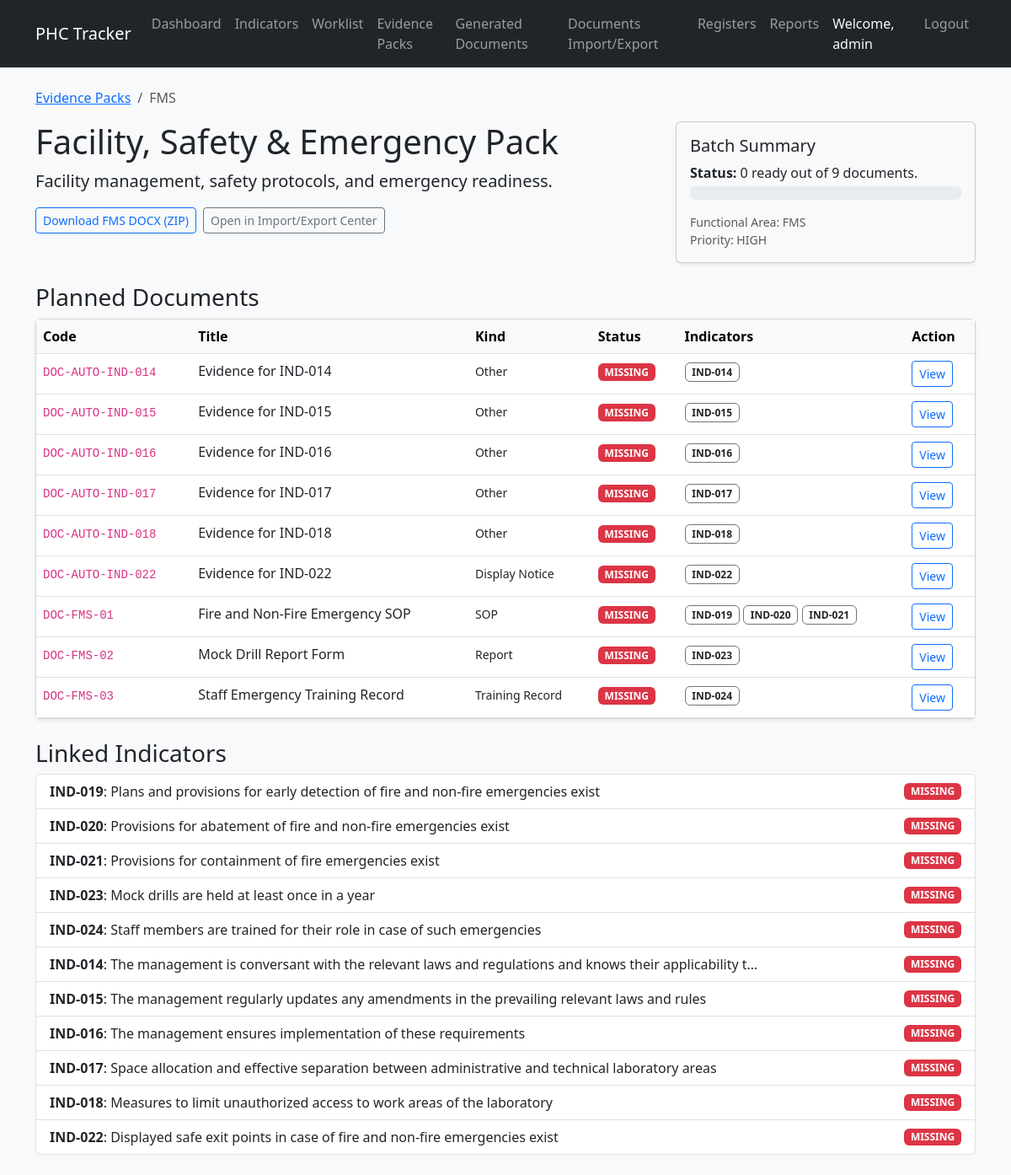
Page /evidence/batches/2/ (signed in) on the committed database.
### evidence/models.py (models this page shows, shortened)
class DocumentBatch(models.Model):
    name = models.CharField(max_length=255)
    code = models.CharField(max_length=50, unique=True)
    description = models.TextField(blank=True, null=True)
    functional_area = models.CharField(max_length=50, blank=True, null=True)
    sequence_order = models.IntegerField(default=0)
    priority = models.CharField(max_length=50, choices=Priority.choices, default=Priority.MEDIUM)
    batch_type = models.CharField(max_length=50, choices=BatchType.choices, default=BatchType.MIXED)
    active = models.BooleanField(default=True)
    created_at = models.DateTimeField(auto_now_add=True)
    updated_at = models.DateTimeField(auto_now=True)
    @property
    def document_stats(self):
        docs = self.planned_documents.all()
        total = docs.count()
        ready = sum(1 for d in docs if d.calculated_status in [FulfillmentStatus.READY, FulfillmentStatus.VERIFIED])
        partial = sum(1 for d in docs if d.calculated_status == FulfillmentStatus.PARTIAL)
        missing = total - ready - partial
        return {
            'total': total,
            'ready': ready,
            'partial': partial,
            'missing': missing,
            'percent': (ready / total * 100) if total > 0 else 0
        }
    class Meta:
        verbose_name_plural = "Document Batches"

class PlannedEvidenceDocument(models.Model):
    title = models.CharField(max_length=255)
    code = models.CharField(max_length=50, unique=True)
    batch = models.ForeignKey(DocumentBatch, on_delete=models.CASCADE, related_name='planned_documents')
    document_kind = models.CharField(max_length=50, choices=DocumentKind.choices, default=DocumentKind.OTHER)
    generation_status = models.CharField(max_length=50, choices=GenerationStatus.choices, default=GenerationStatus.PLANNED)
    evidence_nature = models.CharField(max_length=50, choices=EvidenceNature.choices, default=EvidenceNature.ONE_TIME)
    frequency = models.CharField(max_length=50, choices=RecurrenceFrequency.choices, default=RecurrenceFrequency.NONE)
    description = models.TextField(blank=True, null=True)
    practical_instructions = models.TextField(blank=True, null=True)
    suggested_file_name = models.CharField(max_length=255, blank=True, null=True)
    physical_file_section = models.CharField(max_length=255, blank=True, null=True)
    display_location = models.CharField(max_length=255, blank=True, null=True)
    staff_awareness_needed = models.BooleanField(default=False)
    physical_confirmation_needed = models.BooleanField(default=False)
    display_confirmation_needed = models.BooleanField(default=False)
    upload_needed = models.BooleanField(default=True)
    register_entry_needed = models.BooleanField(default=False)
    linked_register = models.ForeignKey('registers.RegisterDefinition', on_delete=models.SET_NULL, null=True, blank=True)
    is_combined_document = models.BooleanField(default=False)
    can_satisfy_multiple_indicators = models.BooleanField(default=False)
    priority = models.CharField(max_length=50, choices=Priority.choices, default=Priority.MEDIUM)
    sort_order = models.IntegerField(default=0)
    indicators = models.ManyToManyField('indicators.Indicator', blank=True, related_name='planned_documents')
    evidence_requirements = models.ManyToManyField('evidence.EvidenceRequirement', blank=True, related_name='planned_documents')
    created_at = models.DateTimeField(auto_now_add=True)
    updated_at = models.DateTimeField(auto_now=True)
    @property
    def calculated_status(self):
        indicators = self.indicators.all()
        if not indicators.exists():
            return FulfillmentStatus.MISSING
        statuses = [ind.calculated_status for ind in indicators]
        if all(s == FulfillmentStatus.VERIFIED for s in statuses):
            return FulfillmentStatus.VERIFIED
        if all(s in [FulfillmentStatus.VERIFIED, FulfillmentStatus.READY] for s in statuses):
            return FulfillmentStatus.READY
        if any(s in [FulfillmentStatus.VERIFIED, FulfillmentStatus.READY, FulfillmentStatus.PARTIAL] for s in statuses):
            return FulfillmentStatus.PARTIAL
        return FulfillmentStatus.MISSING

class EvidenceRequirement(models.Model):
    indicator = models.ForeignKey(Indicator, on_delete=models.CASCADE, related_name='evidence_requirements')
    title = models.CharField(max_length=255)
    description = models.TextField(blank=True, null=True)
    evidence_type = models.CharField(max_length=50, choices=EvidenceType.choices, default=EvidenceType.OTHER)
    document_type = models.CharField(max_length=50, choices=DocumentType.choices, default=DocumentType.OTHER)
    ai_generation_mode = models.CharField(max_length=50, choices=AIGenerationMode.choices, default=AIGenerationMode.NO_AI_NEEDED)
    recurrence_mode = models.CharField(max_length=50, choices=RecurrenceMode.choices, default=RecurrenceMode.NONE)
    recurrence_frequency = models.CharField(max_length=100, blank=True, null=True)
    minimum_required_count = models.IntegerField(default=1)
    display_required = models.BooleanField(default=False)
    physical_verification_required = models.BooleanField(default=False)
    human_approval_required = models.BooleanField(default=False)
    upload_required = models.BooleanField(default=False)
    template_reusable = models.BooleanField(default=False)
    evidence_reuse_policy = models.CharField(max_length=100, blank=True, null=True)
    sort_order = models.IntegerField(default=0)
    active = models.BooleanField(default=True)
    created_at = models.DateTimeField(auto_now_add=True)
    updated_at = models.DateTimeField(auto_now=True)
    @property
    def status(self):
        profile = getattr(self.indicator, 'evidence_profile', None)
        if not profile:
            return FulfillmentStatus.MISSING # Cannot determine status without a profile
        fulfillments = self.fulfillments.all()
        if not fulfillments.exists():
            return FulfillmentStatus.MISSING

### indicators/models.py (models this page shows, shortened)
class Indicator(models.Model):
    indicator_no = models.CharField(max_length=50, unique=True)
    functional_area_code = models.CharField(max_length=50)
    functional_area_name = models.CharField(max_length=255)
    standard_no = models.CharField(max_length=50)
    standard_code = models.CharField(max_length=50)
    standard_title = models.CharField(max_length=500)
    indicator_text = models.TextField()
    compliance_requirement = models.TextField(blank=True, null=True)
    surveyor_check = models.TextField(blank=True, null=True)
    scoring_note = models.TextField(blank=True, null=True)
    max_score = models.IntegerField(default=10)
    weightage_percent = models.IntegerField(default=100)
    partial_allowed = models.BooleanField(default=False)
    partial_score_percent = models.IntegerField(default=80)
    source_reference = models.CharField(max_length=255, blank=True, null=True)
    is_locked = models.BooleanField(default=True)
    created_at = models.DateTimeField(auto_now_add=True)
    updated_at = models.DateTimeField(auto_now=True)
    @property
    def calculated_status(self):
        reqs = self.evidence_requirements.all()
        if not reqs.exists():
            return FulfillmentStatus.MISSING
        statuses = [req.status for req in reqs]
        if all(s == FulfillmentStatus.VERIFIED for s in statuses):
            return FulfillmentStatus.VERIFIED
        if all(s in [FulfillmentStatus.VERIFIED, FulfillmentStatus.READY] for s in statuses):
            return FulfillmentStatus.READY
        if any(s != FulfillmentStatus.MISSING for s in statuses):
            return FulfillmentStatus.PARTIAL
        return FulfillmentStatus.MISSING

### evidence/views.py (the view)
# urls.py: path('batches/<int:pk>/', views.batch_detail, name='batch_detail'),
@login_required
def batch_detail(request, pk):
    batch = get_object_or_404(DocumentBatch, pk=pk)
    planned_docs = batch.planned_documents.all().order_by('sort_order', 'code')
    indicators = Indicator.objects.filter(planned_documents__batch=batch).distinct()
    context = {
        'batch': batch,
        'planned_documents': planned_docs,
        'indicators': indicators,
    }
    return render(request, 'evidence/batch_detail.html', context)

### evidence/templates/evidence/batch_detail.html (shortened to what this page needs)
{% extends 'base.html' %}
{% block content %}
<nav aria-label="breadcrumb">
    <ol class="breadcrumb">
        <li class="breadcrumb-item"><a href="{% url 'batch_list' %}">Evidence Packs</a></li>
        <li class="breadcrumb-item active" aria-current="page">{{ batch.code }}</li>
    </ol>
</nav>
<div class="row mb-4">
    <div class="col-md-8">
        <h1>{{ batch.name }}</h1>
        <p class="lead">{{ batch.description }}</p>
        <div class="d-flex gap-2">
            <a class="btn btn-outline-primary btn-sm" href="{% url 'export_batch_generated_docx_zip' batch.id %}">Download {{ batch.code }} DOCX (ZIP)</a>
            <a class="btn btn-outline-secondary btn-sm" href="{% url 'document_transfer_center' %}?batch={{ batch.id }}">Open in Import/Export Center</a>
        </div>
    </div>
    <div class="col-md-4">
        <div class="card bg-light">
            <div class="card-body">
                <h5 class="card-title">Batch Summary</h5>
                {% with stats=batch.document_stats %}
                <p class="mb-1"><strong>Status:</strong> {{ stats.ready }} ready out of {{ stats.total }} documents.</p>
                <div class="progress mb-3">
                </div>
                {% endwith %}
                <p class="small mb-0 text-muted">Functional Area: {{ batch.functional_area }}</p>
                <p class="small mb-0 text-muted">Priority: {{ batch.priority }}</p>
            </div>
        </div>
    </div>
</div>
<div class="row">
    <div class="col-12">
        <h3>Planned Documents</h3>
        <div class="card mb-4">
            <div class="card-body p-0">
                <table class="table table-hover mb-0">
                    <thead class="table-light">
                        <tr>
                            <th>Code</th>
                            <th>Title</th>
                            <th>Kind</th>
                            <th>Status</th>
                            <th>Indicators</th>
                            <th>Action</th>
                        </tr>
                    </thead>
                    <tbody>
                        {% for doc in planned_documents %}
                        <tr>
                            <td><code>{{ doc.code }}</code></td>
                            <td>{{ doc.title }}</td>
                            <td><small>{{ doc.get_document_kind_display }}</small></td>
                            <td>
                                <span class="badge {% if doc.calculated_status == 'VERIFIED' %}bg-success{% elif doc.calculated_status == 'READY' %}bg-info{% elif doc.calculated_status == 'PARTIAL' %}bg-warning text-dark{% else %}bg-danger{% endif %}">
                                    {{ doc.calculated_status }}
                                </span>
                            </td>
                            <td>
                                {% for ind in doc.indicators.all %}
                                    <span class="badge border border-secondary text-dark" title="{{ ind.indicator_text }}">{{ ind.indicator_no }}</span>
                                {% endfor %}
                            </td>
                            <td>
                                <a href="{% url 'planned_document_detail' doc.pk %}" class="btn btn-sm btn-outline-primary">View</a>
                            </td>
                        </tr>
                        {% empty %}
                        <tr>
                            <td colspan="6" class="text-center py-4 text-muted">No planned documents in this batch.</td>
                        </tr>
                        {% endfor %}
                    </tbody>
                </table>
            </div>
        </div>
        <h3>Linked Indicators</h3>
        <div class="list-group mb-4">
            {% for indicator in indicators %}
            <a href="{% url 'indicator_detail' indicator.pk %}" class="list-group-item list-group-item-action d-flex justify-content-between align-items-center">
                <div>
                    <strong>{{ indicator.indicator_no }}</strong>: {{ indicator.indicator_text|truncatechars:100 }}
                </div>
                <span class="badge {% if indicator.calculated_status == 'VERIFIED' %}bg-success{% elif indicator.calculated_status == 'READY' %}bg-info{% elif indicator.calculated_status == 'PARTIAL' %}bg-warning text-dark{% else %}bg-danger{% endif %}">
                    {{ indicator.calculated_status }}
                </span>
            </a>
            {% empty %}
            <div class="list-group-item text-muted">No indicators linked to this batch.</div>
            {% endfor %}
        </div>
    </div>
</div>
{% endblock %}

### templates/base.html (shortened to what this page needs)
<!DOCTYPE html>
<html lang="en">
<head>
    <link href="https://cdn.jsdelivr.net/npm/bootstrap@5.3.0/dist/css/bootstrap.min.css" rel="stylesheet">
    <link href="{% load static %}{% static 'css/style.css' %}" rel="stylesheet">
</head>
<body>
    <nav class="navbar navbar-expand-lg navbar-dark bg-dark">
        <div class="container">
            <a class="navbar-brand" href="/">PHC Tracker</a>
            <div class="collapse navbar-collapse" id="navbarNav">
                <ul class="navbar-nav me-auto">
                    <li class="nav-item">
                        <a class="nav-link" href="/">Dashboard</a>
                    </li>
                    <li class="nav-item">
                        <a class="nav-link" href="/indicators/">Indicators</a>
                    </li>
                    <li class="nav-item">
                        <a class="nav-link" href="{% url 'evidence_worklist' %}">Worklist</a>
                    </li>
                    <li class="nav-item">
                        <a class="nav-link" href="{% url 'batch_list' %}">Evidence Packs</a>
                    </li>
                    <li class="nav-item">
                        <a class="nav-link" href="{% url 'generated_document_list' %}">Generated Documents</a>
                    </li>
                    <li class="nav-item">
                        <a class="nav-link" href="{% url 'document_transfer_center' %}">Documents Import/Export</a>
                    </li>
                    <li class="nav-item">
                        <a class="nav-link" href="/registers/">Registers</a>
                    </li>
                    <li class="nav-item">
                        <a class="nav-link" href="/reports/">Reports</a>
                    </li>
                </ul>
                <ul class="navbar-nav">
                    {% if user.is_authenticated %}
                        <li class="nav-item">
                            <span class="nav-link text-light">Welcome, {{ user.username }}</span>
                        </li>
                        <li class="nav-item">
                            <form method="post" action="{% url 'logout' %}">
                                <button type="submit" class="btn btn-link nav-link">Logout</button>
                            </form>
                        </li>
                    {% else %}
                        <li class="nav-item">
                            <a class="nav-link" href="{% url 'login' %}">Login</a>
                        </li>
                    {% endif %}
                </ul>
            </div>
        </div>
    </nav>
    <div class="container mt-4">
        {% block content %}{% endblock %}
    </div>
</body>
</html>

### static/css/style.css (style rules this page uses)
body { background-color: #f8f9fa; }
.card { box-shadow: 0 0.125rem 0.25rem rgba(0, 0, 0, 0.075); }

### rows in the picture
DocumentBatch: code "FMS", name "Facility, Safety & Emergency Pack", description "Facility management, safety protocols, and emergency readiness.", functional_area "FMS", priority "HIGH"
PlannedEvidenceDocument: code "DOC-AUTO-IND-014", title "Evidence for IND-014", document_kind "Other", calculated_status "MISSING"
Indicator: indicator_no "IND-014", indicator_text "The management is conversant with the relevant laws and regulations and knows their applicability t…", calculated_status "MISSING"
PlannedEvidenceDocument: code "DOC-AUTO-IND-015", title "Evidence for IND-015", document_kind "Other", calculated_status "MISSING"
Indicator: indicator_no "IND-015", indicator_text "The management regularly updates any amendments in the prevailing relevant laws and rules", calculated_status "MISSING"
PlannedEvidenceDocument: code "DOC-AUTO-IND-016", title "Evidence for IND-016", document_kind "Other", calculated_status "MISSING"
Indicator: indicator_no "IND-016", indicator_text "The management ensures implementation of these requirements", calculated_status "MISSING"
PlannedEvidenceDocument: code "DOC-AUTO-IND-017", title "Evidence for IND-017", document_kind "Other", calculated_status "MISSING"
Indicator: indicator_no "IND-017", indicator_text "Space allocation and effective separation between administrative and technical laboratory areas", calculated_status "MISSING"
PlannedEvidenceDocument: code "DOC-AUTO-IND-018", title "Evidence for IND-018", document_kind "Other", calculated_status "MISSING"
Indicator: indicator_no "IND-018", indicator_text "Measures to limit unauthorized access to work areas of the laboratory", calculated_status "MISSING"
PlannedEvidenceDocument: code "DOC-AUTO-IND-022", title "Evidence for IND-022", document_kind "Display Notice", calculated_status "MISSING"
Indicator: indicator_no "IND-022", indicator_text "Displayed safe exit points in case of fire and non-fire emergencies exist", calculated_status "MISSING"
PlannedEvidenceDocument: code "DOC-FMS-01", title "Fire and Non-Fire Emergency SOP", document_kind "SOP", calculated_status "MISSING"
Indicator: indicator_no "IND-019", indicator_text "Plans and provisions for early detection of fire and non-fire emergencies exist", calculated_status "MISSING"
Indicator: indicator_no "IND-020", indicator_text "Provisions for abatement of fire and non-fire emergencies exist", calculated_status "MISSING"
Indicator: indicator_no "IND-021", indicator_text "Provisions for containment of fire emergencies exist", calculated_status "MISSING"
PlannedEvidenceDocument: code "DOC-FMS-02", title "Mock Drill Report Form", document_kind "Report", calculated_status "MISSING"
Indicator: indicator_no "IND-023", indicator_text "Mock drills are held at least once in a year", calculated_status "MISSING"
PlannedEvidenceDocument: code "DOC-FMS-03", title "Staff Emergency Training Record", document_kind "Training Record", calculated_status "MISSING"
Indicator: indicator_no "IND-024", indicator_text "Staff members are trained for their role in case of such emergencies", calculated_status "MISSING"

### other values in the picture
{{ user.username }} "admin"
{{ stats.ready }} "0"
{{ stats.total }} "9"
